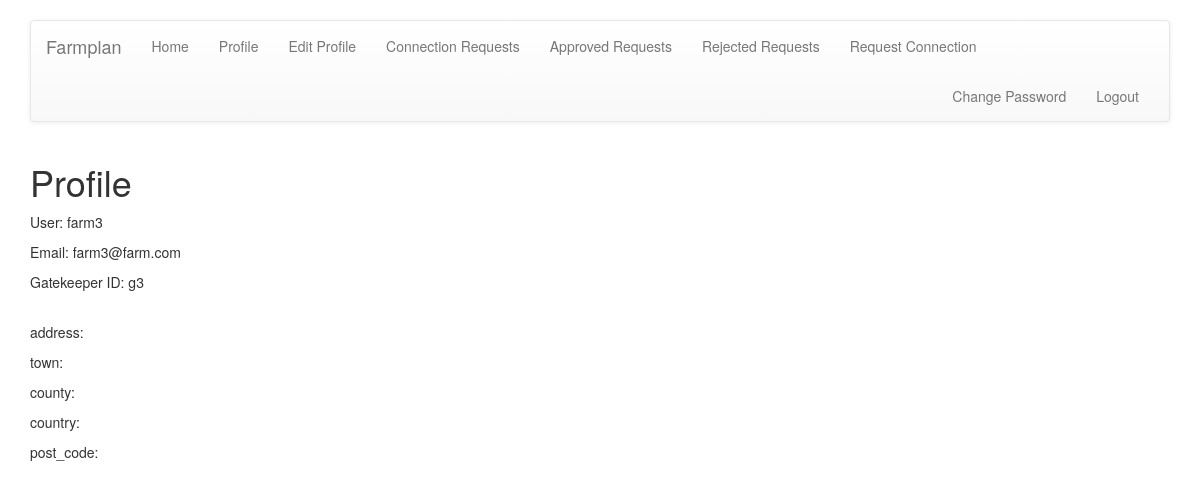
Screenshot of /accounts/profile/ (signed in) with the database file from the repository.
### accounts/models.py (models this page shows, shortened)
class FarmUser(AbstractBaseUser):
    email = models.EmailField(max_length=100, default='', unique=True)
    gatekeeper_id = models.CharField(max_length=10, unique=True)
    business_name = models.CharField(max_length=100, default='', unique=True)
    is_active = models.BooleanField(default=True)
    is_admin = models.BooleanField(default=False)
    is_client = models.BooleanField(default=False)
    objects = UserManager()
    USERNAME_FIELD = 'email'        #username field and password required by default
    REQUIRED_FIELDS = ['gatekeeper_id','business_name'] #used when executing command like python manage.py createsuperuser

### accounts/views.py (the view)
@login_required
def view_profile(request):
    args = {'user':request.user}
    return render(request, 'accounts/profile.html', args)

### accounts/templates/accounts/profile.html (shortened to what this page needs)
{% extends 'base.html' %}
{% block body %}
<div class="container">
    <h1>Profile</h1>
    <p>User: {{ user.business_name }}</p>
    <p>Email: {{ user.email }}</p>
    <p>Gatekeeper ID: {{ user.gatekeeper_id }}</p>
    <br>
    <p>address: {{ user.profile.address }}</p>
    <p>town: {{ user.profile.town }}</p>
    <p>county: {{ user.profile.county }}</p>
    <p>country: {{ user.profile.country }}</p>
    <p>post_code: {{ user.profile.post_code }}</p>
</div>
{% endblock %}

### rows the page displays
FarmUser: business_name "farm3", email "farm3@farm.com", gatekeeper_id "g3"
